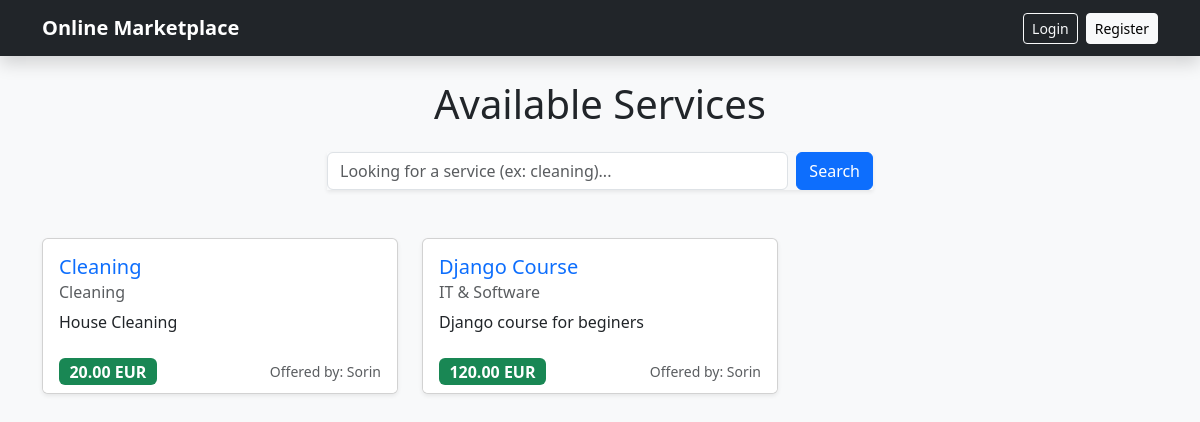
The app's page /, older data.
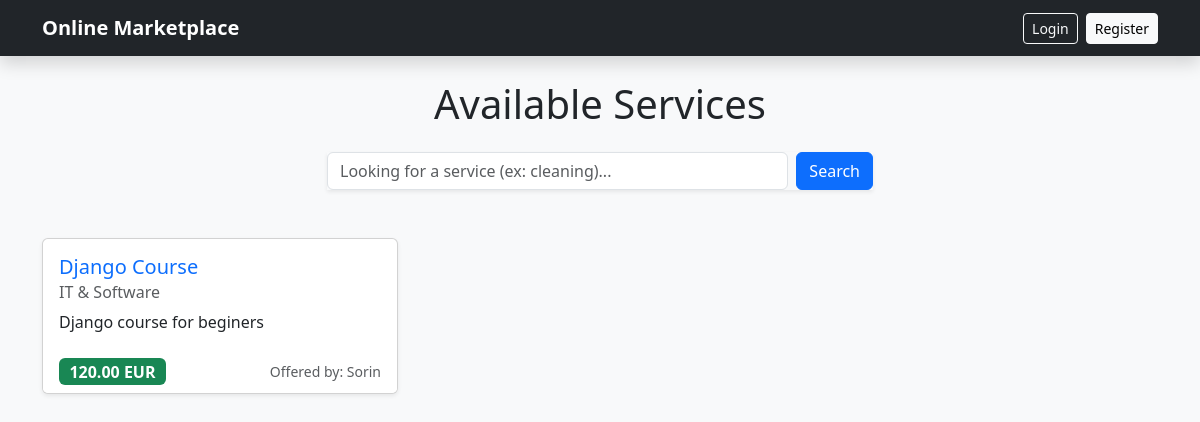
The same page, newer data.
### marketplace/models.py (models this page shows, shortened)
class Service(models.Model):
    CATEGORY_CHOICES = [
        ('cleaning', 'Cleaning'),
        ('it', 'IT & Software'),
        ('math', 'Mathematics Meditations'),
        ('garden', 'Garden'),
    ]
    title = models.CharField(max_length=200, unique=True)
    provider = models.ForeignKey(User, on_delete=models.CASCADE, related_name="services")
    description = models.TextField()
    category = models.CharField(max_length=20, choices=CATEGORY_CHOICES)
    price = models.DecimalField(max_digits=10, decimal_places=2)
    created_on = models.DateTimeField(auto_now_add=True)
    image = models.ImageField(upload_to='services/', default='services/default.jpg', blank=True)

### marketplace/views.py (the view)
# urls.py: path('', views.service_list, name='service_list'),
def service_list(request):
    services = Service.objects.all()
    query = request.GET.get('q')
    if query:
        services = services.filter(title__icontains=query) | services.filter(description__icontains=query)
    return render(request, 'marketplace/services.html', {'services': services, 'query': query})

### marketplace/templates/marketplace/services.html (shortened to what this page needs)
{% extends 'marketplace/base.html' %}
{% block content %}
<h1 class="text-center mb-4">Available Services</h1>
<div class="row justify-content-center mb-5">
    <div class="col-md-6">
        <form method="GET" action="{% url 'service_list' %}" class="d-flex shadow-sm">
            <input name="q" class="form-control me-2" type="search" placeholder="Looking for a service (ex: cleaning)..."
                value="{{ query|default:'' }}">
            <button class="btn btn-primary" type="submit">Search</button>
        </form>
    </div>
</div>
<div class="row">
    {% for service in services %}
    <div class="col-md-4 mb-4">
        <div class="card h-100 shadow-sm">
            <div class="card-body">
                <h5 class="card-title">
                    <a href="{% url 'service_detail' service.id %}" class="text-decoration-none text-primary">
                        {{ service.title }}
                    </a>
                </h5>
                <h6 class="card-subtitle mb-2 text-muted">{{ service.get_category_display }}</h6>
                <p class="card-text">{{ service.description|truncatewords:20 }}</p>
            </div>
            <div class="card-footer bg-white border-top-0">
                <div class="d-flex justify-content-between align-items-center">
                    <span class="badge bg-success fs-6">{{ service.price }} EUR</span>
                    <small class="text-muted">Offered by: {{ service.provider.username }}</small>
                </div>
            </div>
        </div>
    </div>
    {% empty %}
    <div class="col-12">
        <div class="alert alert-info text-center">There are currently no services listed.</div>
    </div>
    {% endfor %}
</div>
</div>
{% endblock %}

### marketplace/templates/marketplace/base.html (shortened to what this page needs)
<!DOCTYPE html>
<html lang="en">
<head>
    <link href="https://cdn.jsdelivr.net/npm/bootstrap@5.3.8/dist/css/bootstrap.min.css" rel="stylesheet"
>
</head>
<body class="bg-light">
    <nav class="navbar navbar-dark bg-dark mb-4 shadow">
        <div class="container">
            <a class="navbar-brand fw-bold" href="{% url 'service_list' %}">Online Marketplace</a>
            <div class="d-flex align-items-center">
                {% if user.is_authenticated %}
                <a href="{% url 'create_service' %}" class="btn btn-success btn-sm me-3">+ Add Service</a>
                <span class="navbar-text me-3 text-white">
                    Hello, <a href="{% url 'my_services' %}" class="text-white fw-bold text-decoration-none">{{user.username }}</a>!
                </span>
                <a href="{% url 'account_logout' %}" class="btn btn-outline-danger btn-sm">Logout</a>
                {% else %}
                <a href="{% url 'account_login' %}" class="btn btn-outline-light btn-sm me-2">Login</a>
                <a href="{% url 'account_signup' %}" class="btn btn-light btn-sm">Register</a>
                {% endif %}
            </div>
        </div>
    </nav>
    <div class="container">
        {% block content %}
        {% endblock %}
</body>
</html>

Row changes from the older to the newer data that the page shows:
removed Service: title "Cleaning", category "Cleaning", description "House Cleaning", price "20.00", provider.username "Sorin"
